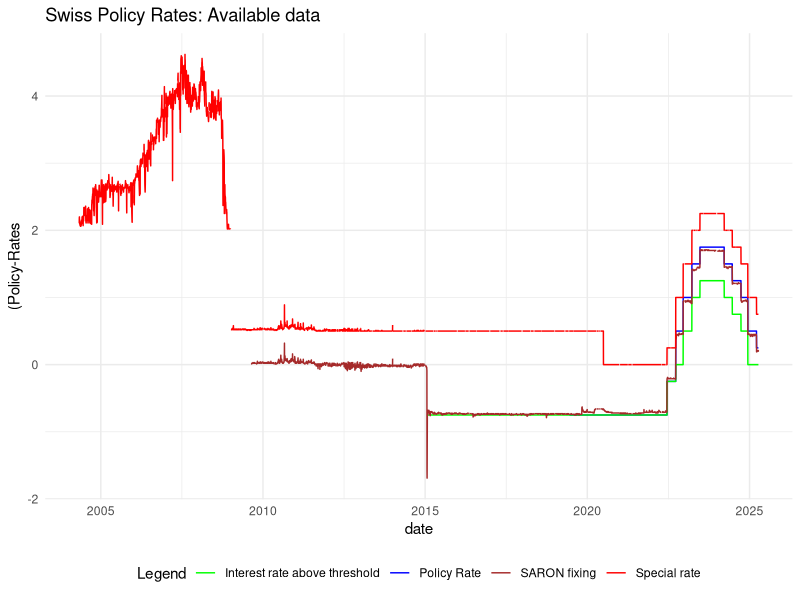
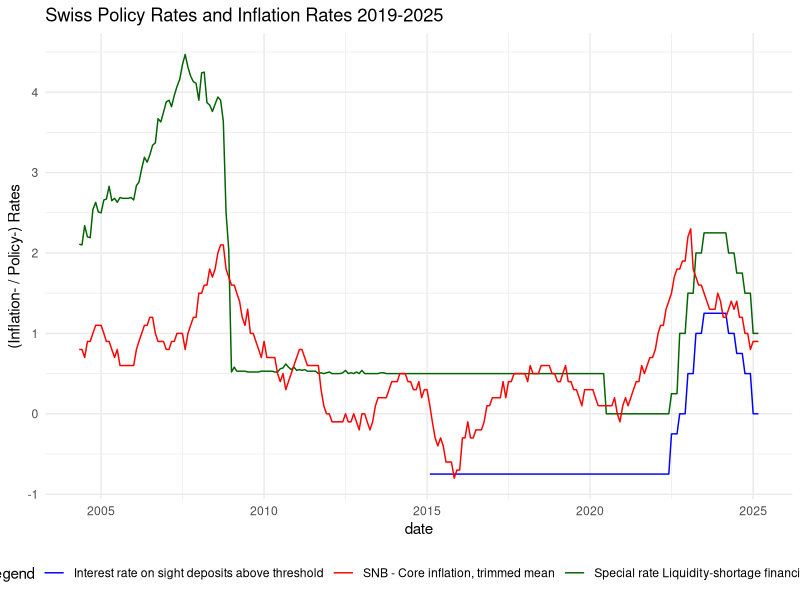

Source code (R) for these figures, in order:
###install.packages("tidyverse")
library(tidyverse)
library(readxl)
library(zoo)


## Data preparation


# Load data

policy_rate_data <- read_excel("data/snb-data-snbgwdzid-en-all-20250414_1000.xlsx",
                            col_types = c("text", "numeric", "numeric", "numeric", "numeric", "numeric", "numeric", "numeric"),
                            skip = 21)
inflation_data <- read_excel("data/snb-data-plkoprinfla-en-all-20250422_0900.xlsx",
                            skip = 14) #skipping the first 14 rows


# Look at different available columns in the policy rate data:

pr_full <- policy_rate_data %>% 
  as_tibble() %>% 
  select(date = Overview,
         policy = `SNB policy rate`,
         ir_above = `Interest rate on sight deposits above threshold`,
         sar_fix = `SARON fixing at the close of the trading day`,
         special = `Special rate  (Liquidity-shortage financing facility)`) %>%
  mutate(date = ymd(date),
         (across(c(policy, ir_above, sar_fix, special),
                 ~ round(as.numeric(.), 2)))
  )
# view(pr_full)  

ggplot(pr_full, aes(x = date)) +
  geom_line(aes(y = policy, color = "Policy Rate")) +
  geom_line(aes(y = ir_above, color = "Interest rate above threshold")) +
  geom_line(aes(y = sar_fix, color = "SARON fixing")) +
  geom_line(aes(y = special, color = "Special rate")) +
  scale_color_manual(values = c("Policy Rate" = "blue",
                                "Interest rate above threshold" = "green",
                                "SARON fixing" = "brown",
                                "Special rate" = "red")) +
  labs(title = "Swiss Policy Rates: Available data",
       color = "Legend",
       y = "(Policy-Rates") +
  theme_minimal() +
  theme(legend.position = "bottom", legend.direction = "horizontal") 


# Prepare data

pr <- pr_full %>% 
  select(date, ir_above, special) %>%
  filter(!is.na(special))                 # remove rows with NA in ir_above

infl <- inflation_data %>% 
  as_tibble() %>%
  select(date = Overview, infl = `SNB - Core inflation, trimmed mean`) %>% 
  mutate(date = ymd(str_c(date, "-01")),   # add a '-01' to the date string before making it a date
         infl = as.numeric(infl),
         infl = round(infl, 1))
# view(infl)


# Group by year-month and keep the first (oldest) row in each group

pr <- pr %>%                      
  group_by(year_month = floor_date(date, "month")) %>%     # Group by month
  slice_min(date) %>%             # Keep oldest date in each month
  ungroup() %>%
  mutate(date = year_month) %>%   # Overwrite 'date' with YYYY-MM-01
  select(-year_month)             # Remove temporary column
# view(pr)


# merge data

df <- inner_join(pr, infl, by = "date")  # merge the two tibbles
view(df)


# convert df to a zoo time series object

df_ts <- zoo(
  df %>% select(-date),
  order.by = df$date
)
view(df_ts)



## Visualize data


ggplot(df, aes(x = date)) +
  geom_line(aes(y = ir_above, color = "Interest rate on sight deposits above threshold")) +
  geom_line(aes(y = special, color = "Special rate Liquidity-shortage financing facility")) +
  geom_line(aes(y = infl, color = "SNB - Core inflation, trimmed mean")) +
  scale_color_manual(values = c("Interest rate on sight deposits above threshold" = "blue",
                                "Special rate Liquidity-shortage financing facility" = "darkgreen",
                                "SNB - Core inflation, trimmed mean" = "red")) +
  labs(title = "Swiss Policy Rates and Inflation Rates 2019-2025",
       color = "Legend",
       y = "(Inflation- / Policy-) Rates") +
  theme_minimal() +
  theme(legend.position = "bottom", legend.direction = "horizontal")




